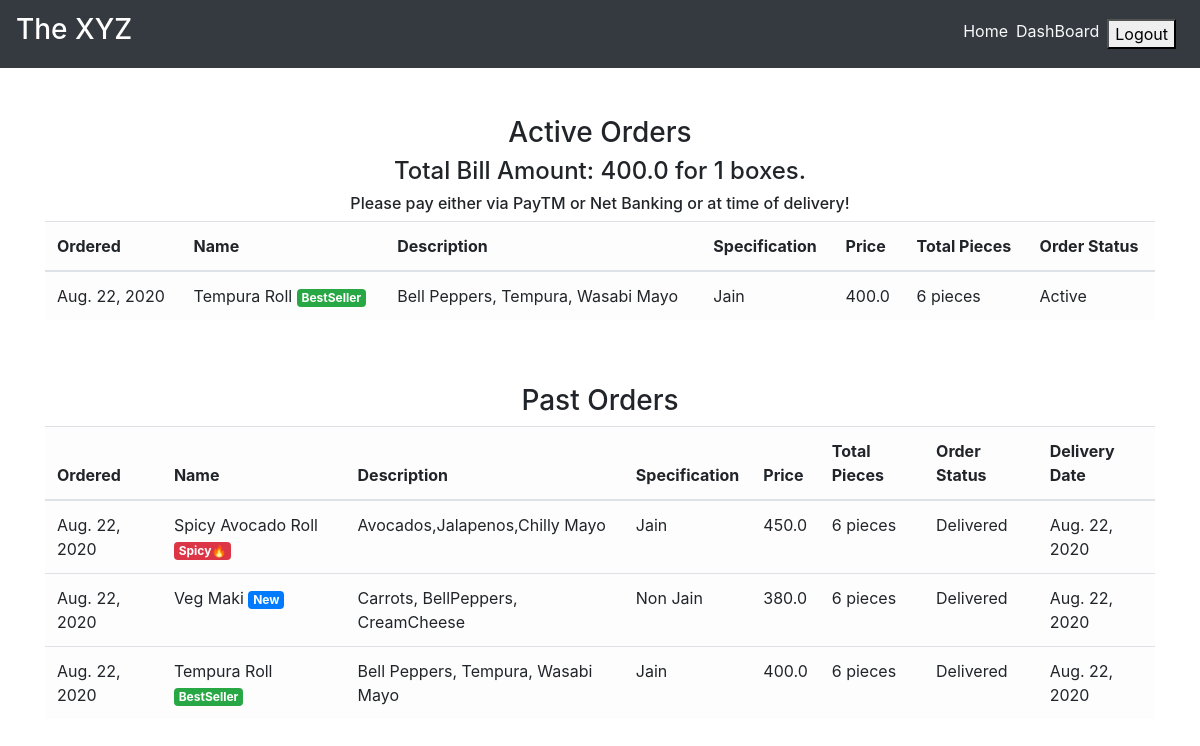
The app's page /order_details/ (signed in) with its own data.
### main/models.py (models this page shows, shortened)
class CartItems(models.Model):
    ORDER_STATUS = (
        ('Active', 'Active'),
        ('Delivered', 'Delivered')
    )
    user = models.ForeignKey(User, on_delete=models.CASCADE)
    item = models.ForeignKey(Item, on_delete=models.CASCADE)
    ordered = models.BooleanField(default=False)
    quantity = models.IntegerField(default=1)
    ordered_date = models.DateField(default=timezone.now)
    status = models.CharField(max_length=20, choices=ORDER_STATUS, default='Active')
    delivery_date = models.DateField(default=timezone.now)
    class Meta:
        verbose_name = 'Cart Item'
        verbose_name_plural = 'Cart Items'

class Item(models.Model):
    LABELS = (
        ('BestSeller', 'BestSeller'),
        ('New', 'New'),
        ('Spicy🔥', 'Spicy🔥'),
    )
    LABEL_COLOUR = (
        ('danger', 'danger'),
        ('success', 'success'),
        ('primary', 'primary'),
        ('info', 'info')
    )
    title = models.CharField(max_length=150)
    description = models.CharField(max_length=250,blank=True)
    price = models.FloatField()
    pieces = models.IntegerField(default=6)
    instructions = models.CharField(max_length=250,default="Jain Option Available")
    image = models.ImageField(default='default.png', upload_to='images/')
    labels = models.CharField(max_length=25, choices=LABELS, blank=True)
    label_colour = models.CharField(max_length=15, choices=LABEL_COLOUR, blank=True)
    slug = models.SlugField(default="sushi_name")
    created_by = models.ForeignKey(User, on_delete=models.CASCADE)

### main/views.py (the view)
# urls.py: path('order_details/', views.order_details, name='order_details'),
@login_required
def order_details(request):
    items = CartItems.objects.filter(ordered=True,status="Active").order_by('-ordered_date')
    cart_items = CartItems.objects.filter(ordered=True,status="Delivered").order_by('-ordered_date')
    bill = items.aggregate(Sum('item__price'))
    number = items.aggregate(Sum('quantity'))
    pieces = items.aggregate(Sum('item__pieces'))
    total = bill.get("item__price__sum")
    count = number.get("quantity__sum")
    total_pieces = pieces.get("item__pieces__sum")
    context = {
        'items':items,
        'cart_items':cart_items,
        'total': total,
        'count': count,
        'total_pieces': total_pieces
    }
    return render(request, 'main/order_details.html', context)

### main/templatetags/get_group.py (called while the page is built)
@register.filter(name='has_group')
def has_group(user, group_name):
    return user.groups.filter(name=group_name).exists()

### main/templates/main/order_details.html
{% extends "main/layout.html" %}
{% block content %}
<div class="cart">
    <div class="container">
        <div class="row">
            <div class="col-sm-12 mt-5">
                <h3 class="text-center">Active Orders</h3>
                {% if items %}
                <h4 class="text-center">Total Bill Amount: {{total}} for {{ count }} boxes.</h4>
                <h6 class="text-center">Please pay either via PayTM or Net Banking or at time of delivery!</h6>
                <div class="table-responsive">
                    <table class="table table-light">
                        <thead>
                        <tr>
                            <th scope="col">Ordered</th>
                            <th scope="col">Name</th>
                            <th scope="col">Description</th>
                            <th scope="col">Specification</th>
                            <th scope="col">Price</th>
                            <th scope="col">Total Pieces</th>
                            <th scope="col">Order Status</th>
                        </tr>
                        </thead>
                        <tbody>
                            {% for item_active in items %}
                        <tr>
                            <td>{{ item_active.ordered_date }}</td>
                            <td>{{ item_active.item.title }} <span class="badge badge-{{ item_active.item.label_colour }}">{{ item_active.item.labels }}</span></td>
                            <td>{{ item_active.item.description }}</td>
                            <td>{{ item_active.item.instructions }}</td>
                            <td>{{ item_active.item.price }}</td>
                            <td>{{ item_active.item.pieces }} pieces</td>
                            <td>{{ item_active.status }}</td>
                        </tr>
                            {% endfor %}
                        </tbody>
                    </table>
                </div>
                {% else %}
                <h4 class="text-center">Sorry, you have not ordered any item yet!!!</h4>
                {% endif %}
            </div>
        </div>
        <div class="row">
            <div class="col-sm-12 mt-5">
                <h3 class="text-center">Past Orders</h3>
                {% if cart_items %}
                <div class="table-responsive">
                    <table class="table table-light">
                        <thead>
                        <tr>
                            <th scope="col">Ordered</th>
                            <th scope="col">Name</th>
                            <th scope="col">Description</th>
                            <th scope="col">Specification</th>
                            <th scope="col">Price</th>
                            <th scope="col">Total Pieces</th>
                            <th scope="col">Order Status</th>
                            <th scope="col">Delivery Date</th>
                        </tr>
                        </thead>
                        <tbody>
                            {% for cart in cart_items %}
                        <tr>
                            <td>{{ cart.ordered_date }}</td>
                            <td>{{ cart.item.title }} <span class="badge badge-{{ cart.item.label_colour }}">{{ cart.item.labels }}</span></td>
                            <td>{{ cart.item.description }}</td>
                            <td>{{ cart.item.instructions }}</td>
                            <td>{{ cart.item.price }}</td>
                            <td>{{ cart.item.pieces }} pieces</td>
                            <td>{{ cart.status }}</td>
                            <td>{{ cart.delivery_date }}</td>
                        </tr>
                            {% endfor %}
                        </tbody>
                    </table>
                </div>
                {% else %}
                <h4 class="text-center">Sorry, you have not ordered any item yet!!!</h4>
                {% endif %}
            </div>
        </div>
    </div>
</div>
{% endblock content %}

### records on screen
CartItems: ordered_date "Aug. 22, 2020", item "Tempura Roll", item.labels "BestSeller", item.description "Bell Peppers, Tempura, Wasabi Mayo", item.instructions "Jain", item.price "400.0", item.pieces "6", status "Active"
CartItems: ordered_date "Aug. 22, 2020", item "Spicy Avocado Roll", item.labels "Spicy🔥", item.description "Avocados,Jalapenos,Chilly Mayo", item.instructions "Jain", item.price "450.0", item.pieces "6", status "Delivered", delivery_date "Aug. 22, 2020"
CartItems: ordered_date "Aug. 22, 2020", item "Veg Maki", item.labels "New", item.description "Carrots, BellPeppers, CreamCheese", item.instructions "Non Jain", item.price "380.0", item.pieces "6", status "Delivered", delivery_date "Aug. 22, 2020"
CartItems: ordered_date "Aug. 22, 2020", item "Tempura Roll", item.labels "BestSeller", item.description "Bell Peppers, Tempura, Wasabi Mayo", item.instructions "Jain", item.price "400.0", item.pieces "6", status "Delivered", delivery_date "Aug. 22, 2020"

### other values on screen
{{ total }} "400.0"
{{ count }} "1"
